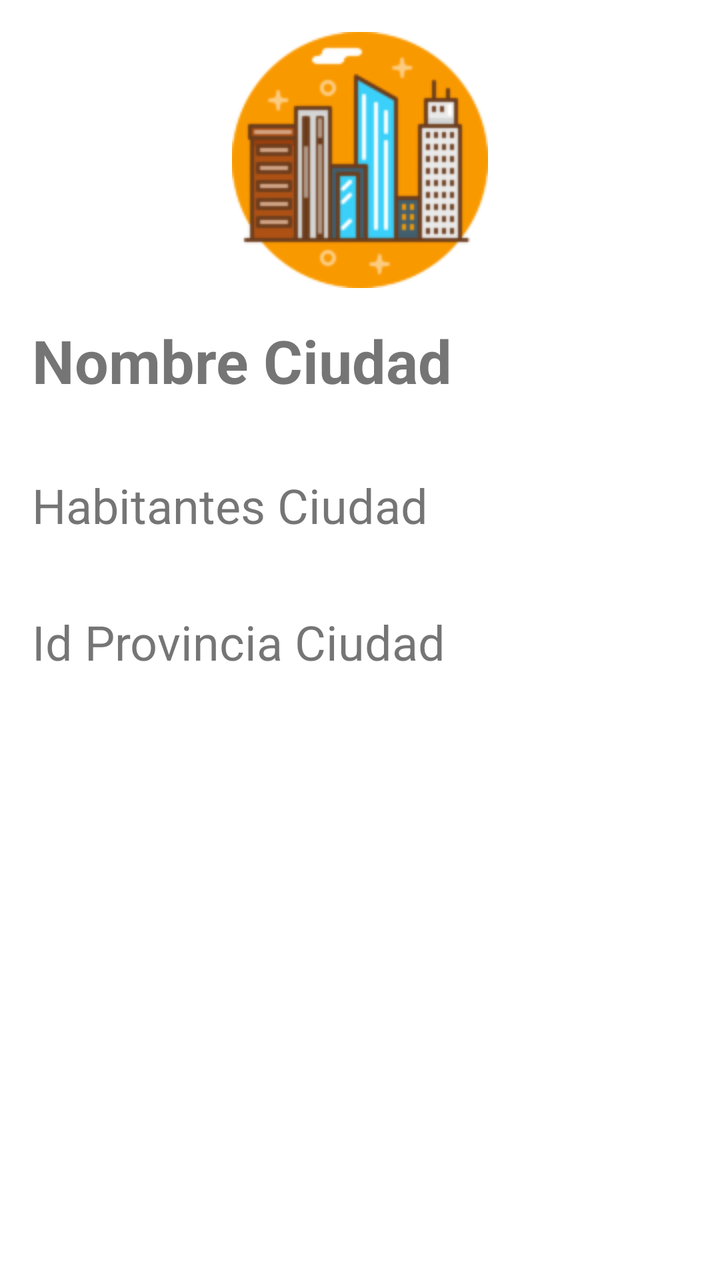
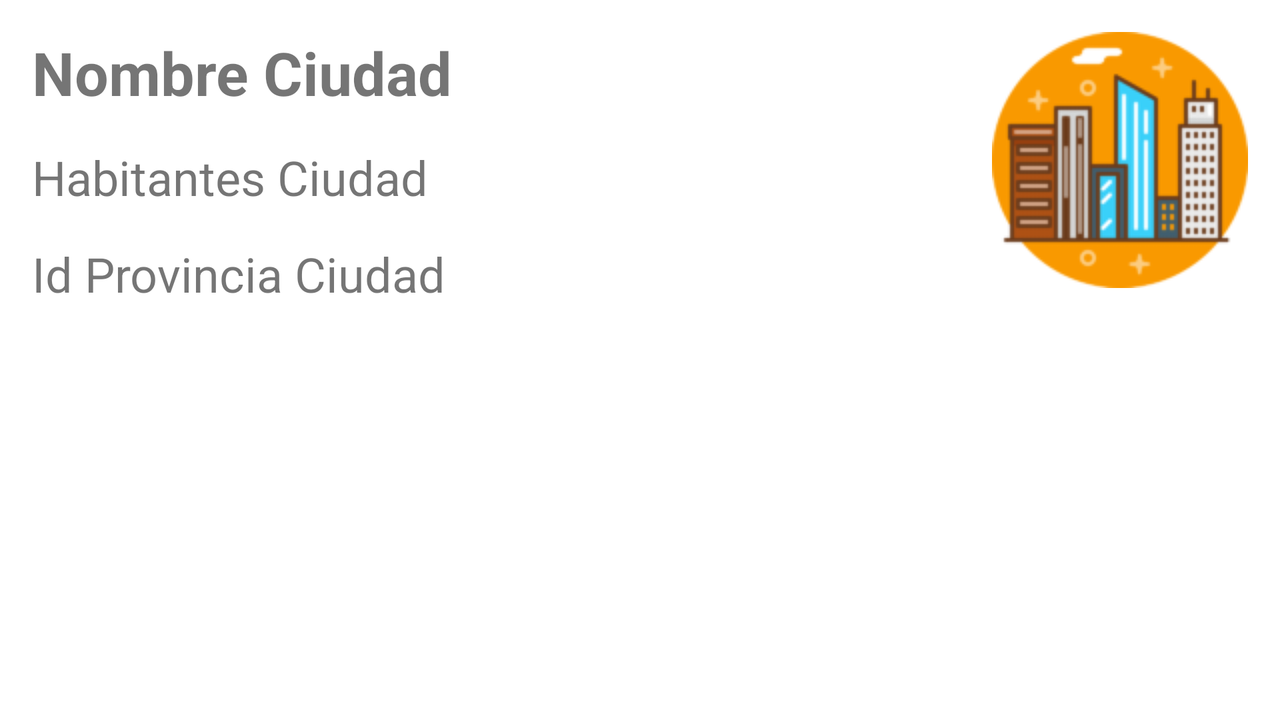

Two renders of one Android screen. The first uses the default layout on a phone; the second uses the alternative layout the repository ships for a different screen configuration, on a matching device. The two XML files are below.
<!-- AndroidManifest.xml: application theme Theme.NavegacionFragmentos -->
<!-- res/layout/activity_mostrar_detalle_ciudad.xml -->
<?xml version="1.0" encoding="utf-8"?>
<androidx.constraintlayout.widget.ConstraintLayout xmlns:android="http://schemas.android.com/apk/res/android"
    xmlns:app="http://schemas.android.com/apk/res-auto"
    xmlns:tools="http://schemas.android.com/tools"
    android:layout_width="match_parent"
    android:layout_height="match_parent"
    tools:context=".MostrarDetalleCiudadActivity">

    <ImageView
        android:id="@+id/img_detalle_ciudad"
        android:layout_width="wrap_content"
        android:layout_height="wrap_content"
        android:layout_marginStart="@dimen/margen1"
        android:layout_marginLeft="@dimen/margen1"
        android:layout_marginTop="@dimen/margen1"
        android:layout_marginEnd="@dimen/margen1"
        android:layout_marginRight="@dimen/margen1"
        android:contentDescription="@string/imagen_dealle_ciudad"
        app:layout_constraintEnd_toEndOf="parent"
        app:layout_constraintStart_toStartOf="parent"
        app:layout_constraintTop_toTopOf="parent"
        app:srcCompat="@drawable/ciudad1" />

    <TextView
        android:id="@+id/txt_detalle_nombrec"
        android:layout_width="0dp"
        android:layout_height="wrap_content"
        android:layout_marginStart="@dimen/margen1"
        android:layout_marginLeft="@dimen/margen1"
        android:layout_marginTop="@dimen/margen1"
        android:layout_marginEnd="@dimen/margen1"
        android:layout_marginRight="@dimen/margen1"
        android:text="@string/nombre_ciudad"
        android:textSize="@dimen/tam_titulo"
        android:textStyle="bold"
        app:layout_constraintEnd_toEndOf="parent"
        app:layout_constraintStart_toStartOf="parent"
        app:layout_constraintTop_toBottomOf="@+id/img_detalle_ciudad" />

    <TextView
        android:id="@+id/txt_detalle_habitantes"
        android:layout_width="0dp"
        android:layout_height="wrap_content"
        android:layout_marginTop="36dp"
        android:text="@string/habitantes_ciudad"
        android:textSize="@dimen/tam_letra2"
        app:layout_constraintEnd_toEndOf="@+id/txt_detalle_nombrec"
        app:layout_constraintHorizontal_bias="1.0"
        app:layout_constraintStart_toStartOf="@+id/txt_detalle_nombrec"
        app:layout_constraintTop_toBottomOf="@+id/txt_detalle_nombrec" />

    <TextView
        android:id="@+id/txt_detalle_idprovincia"
        android:layout_width="0dp"
        android:layout_height="wrap_content"
        android:layout_marginTop="36dp"
        android:text="@string/id_provincia_ciudad"
        android:textSize="@dimen/margen2"
        app:layout_constraintEnd_toEndOf="@+id/txt_detalle_habitantes"
        app:layout_constraintHorizontal_bias="1.0"
        app:layout_constraintStart_toStartOf="@+id/txt_detalle_habitantes"
        app:layout_constraintTop_toBottomOf="@+id/txt_detalle_habitantes" />

    <ImageView
        android:id="@+id/img_atras_detalle_ciudad"
        android:layout_width="@dimen/ancho1_boton"
        android:layout_height="@dimen/alto1_boton"
        android:layout_marginTop="32dp"
        android:onClick="atras_detalle"
        app:layout_constraintEnd_toEndOf="parent"
        app:layout_constraintHorizontal_bias="0.498"
        app:layout_constraintStart_toStartOf="parent"
        app:layout_constraintTop_toBottomOf="@+id/txt_detalle_idprovincia"
        app:srcCompat="@drawable/atras1" />
</androidx.constraintlayout.widget.ConstraintLayout>
<!-- resources referenced by this layout -->
<resources>
  <dimen name="alto1_boton">64dp</dimen>
  <dimen name="ancho1_boton">64dp</dimen>
  <dimen name="margen1">16dp</dimen>
  <dimen name="margen2">24dp</dimen>
  <dimen name="tam_letra2">24sp</dimen>
  <dimen name="tam_titulo">30sp</dimen>
  <!-- drawable ciudad1: png bitmap (drawable, 8756 bytes) -->
  <string name="habitantes_ciudad">Habitantes Ciudad</string>
  <string name="id_provincia_ciudad">Id Provincia Ciudad</string>
  <string name="imagen_dealle_ciudad">Detalle Ciudad</string>
  <string name="nombre_ciudad">Nombre Ciudad</string>
  <style name="Theme.NavegacionFragmentos" parent="Theme.MaterialComponents.DayNight.DarkActionBar">
          
          <item name="colorPrimary">@color/purple_500</item>
          <item name="colorPrimaryVariant">@color/purple_700</item>
          <item name="colorOnPrimary">@color/white</item>
          
          <item name="colorSecondary">@color/teal_200</item>
          <item name="colorSecondaryVariant">@color/teal_700</item>
          <item name="colorOnSecondary">@color/black</item>
          
          <item name="android:statusBarColor" tools:targetApi="l">?attr/colorPrimaryVariant</item>
          
      </style>
</resources>
<!-- res/layout-land/activity_mostrar_detalle_ciudad.xml (the repository's variant of the layout above) -->
<!-- drawn on the phone turned sideways -->
<?xml version="1.0" encoding="utf-8"?>
<androidx.constraintlayout.widget.ConstraintLayout xmlns:android="http://schemas.android.com/apk/res/android"
    xmlns:app="http://schemas.android.com/apk/res-auto"
    xmlns:tools="http://schemas.android.com/tools"
    android:layout_width="match_parent"
    android:layout_height="match_parent"
    tools:context=".MostrarDetalleCiudadActivity">

    <ImageView
        android:id="@+id/img_detalle_ciudad"
        android:layout_width="wrap_content"
        android:layout_height="wrap_content"
        android:layout_marginTop="@dimen/margen1"
        android:layout_marginEnd="@dimen/margen1"
        android:layout_marginRight="@dimen/margen1"
        android:contentDescription="@string/imagen_dealle_ciudad"
        app:layout_constraintEnd_toEndOf="parent"
        app:layout_constraintTop_toTopOf="parent"
        app:srcCompat="@drawable/ciudad1" />

    <TextView
        android:id="@+id/txt_detalle_nombrec"
        android:layout_width="0dp"
        android:layout_height="wrap_content"
        android:layout_margin="@dimen/margen1"
        android:layout_marginTop="@dimen/margen2"
        android:text="@string/nombre_ciudad"
        android:textSize="@dimen/tam_titulo"
        android:textStyle="bold"
        app:layout_constraintEnd_toStartOf="@+id/img_detalle_ciudad"
        app:layout_constraintStart_toStartOf="parent"
        app:layout_constraintTop_toTopOf="parent" />

    <TextView
        android:id="@+id/txt_detalle_habitantes"
        android:layout_width="0dp"
        android:layout_height="wrap_content"
        android:layout_marginTop="@dimen/margen1"
        android:text="@string/habitantes_ciudad"
        android:textSize="@dimen/tam_letra2"
        app:layout_constraintEnd_toEndOf="@+id/txt_detalle_nombrec"
        app:layout_constraintStart_toStartOf="@+id/txt_detalle_nombrec"
        app:layout_constraintTop_toBottomOf="@+id/txt_detalle_nombrec" />

    <TextView
        android:id="@+id/txt_detalle_idprovincia"
        android:layout_width="0dp"
        android:layout_height="wrap_content"
        android:layout_marginTop="@dimen/margen1"
        android:text="@string/id_provincia_ciudad"
        android:textSize="@dimen/margen2"
        app:layout_constraintEnd_toEndOf="@+id/txt_detalle_habitantes"
        app:layout_constraintStart_toStartOf="@+id/txt_detalle_habitantes"
        app:layout_constraintTop_toBottomOf="@+id/txt_detalle_habitantes" />

    <ImageView
        android:id="@+id/img_atras_detalle_ciudad"
        android:layout_width="@dimen/ancho1_boton"
        android:layout_height="@dimen/alto1_boton"
        android:layout_marginTop="@dimen/margen2"
        app:layout_constraintEnd_toEndOf="parent"
        android:onClick="atras_detalle"
        app:layout_constraintStart_toStartOf="parent"
        app:layout_constraintTop_toBottomOf="@+id/txt_detalle_idprovincia"
        app:srcCompat="@drawable/atras1" />
</androidx.constraintlayout.widget.ConstraintLayout>
